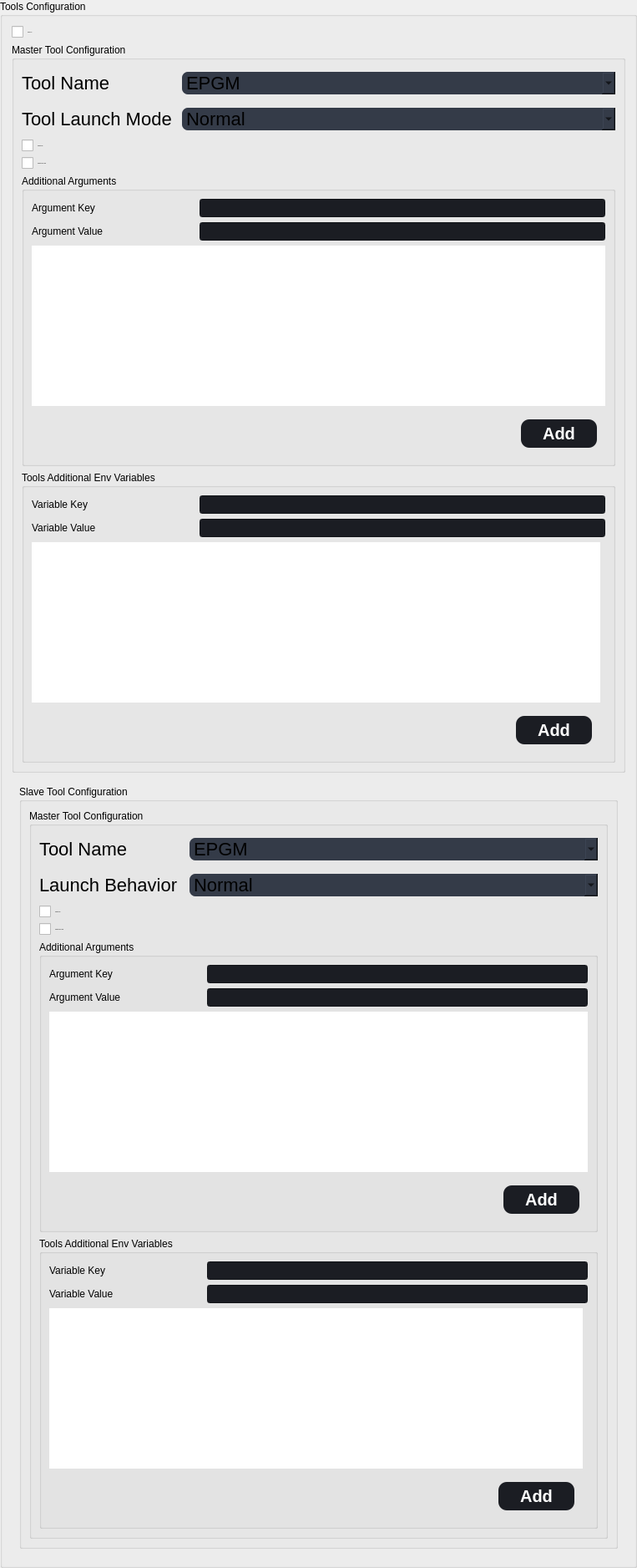
          <widget class="QGroupBox" name="ToolConfigGroupBox">
           <property name="styleSheet">
            <string notr="true">QPushButton {
	border: 0px solid rgb(52, 59, 72);
	color: rgb(255, 255, 255);
	border-radius: 10px;
    background-color:#1b1d23;
	color: rgb(255, 255, 255);
	margin:10px;
	padding:5px;
font:bold 20px;
}
QPushButton:hover {
	background-color: rgb(57, 65, 80);
	border: 5px solid transparent;
}
QPushButton:pressed {
	background-color: rgb(35, 40, 49);
	border: 7px solid transparent;
}
QPushButton:disabled {
	background-color: rgb(102, 109, 122);
	color: rgb(168, 168, 168);
}</string>
           </property>
           <property name="title">
            <string>Tools Configuration</string>
           </property>
           <layout class="QGridLayout" name="gridLayout_4">
            <item row="1" column="0">
             <widget class="QGroupBox" name="MasterToolGroupBox">
              <property name="styleSheet">
               <string notr="true"/>
              </property>
              <property name="title">
               <string>Master Tool Configuration</string>
              </property>
              <layout class="QGridLayout" name="gridLayout_2">
               <item row="2" column="0">
                <widget class="QCheckBox" name="TerminateOnErr_checkBox">
                 <property name="font">
                  <font>
                   <pointsize>-1</pointsize>
                   <italic>false</italic>
                   <bold>false</bold>
                  </font>
                 </property>
                 <property name="text">
                  <string>Terminate Tool</string>
                 </property>
                </widget>
               </item>
               <item row="5" column="0" rowspan="3" colspan="2">
                <widget class="QGroupBox" name="AdditionalArg_groupBox">
                 <property name="title">
                  <string>Tools Additional Env Variables</string>
                 </property>
                 <layout class="QGridLayout" name="gridLayout_5">
                  <item row="5" column="0">
                   <widget class="QTextBrowser" name="ToolAdditionalEnvValues">
                    <property name="styleSheet">
                     <string notr="true">border:none;
</string>
                    </property>
                   </widget>
                  </item>
                  <item row="1" column="0" colspan="2">
                   <layout class="QHBoxLayout" name="EnvVarName_Hlayout">
                    <item>
                     <widget class="QLabel" name="EnvVarName_label">
                      <property name="sizePolicy">
                       <sizepolicy hsizetype="Preferred" vsizetype="Preferred">
                        <horstretch>8</horstretch>
                        <verstretch>0</verstretch>
                       </sizepolicy>
                      </property>
                      <property name="text">
                       <string>Variable Key</string>
                      </property>
                     </widget>
                    </item>
                    <item>
                     <widget class="QLineEdit" name="EnvVarName_HSpacer_mid_lineEdit">
                      <property name="sizePolicy">
                       <sizepolicy hsizetype="Expanding" vsizetype="Fixed">
                        <horstretch>20</horstretch>
                        <verstretch>0</verstretch>
                       </sizepolicy>
                      </property>
                      <property name="styleSheet">
                       <string notr="true">background-color: #1b1d23;
</string>
                      </property>
                     </widget>
                    </item>
                   </layout>
                  </item>
                  <item row="3" column="0" colspan="2">
                   <layout class="QHBoxLayout" name="EnvVarValue_Hlayout">
                    <item>
                     <widget class="QLabel" name="EnvVarValue_label">
                      <property name="sizePolicy">
                       <sizepolicy hsizetype="Preferred" vsizetype="Preferred">
                        <horstretch>8</horstretch>
                        <verstretch>0</verstretch>
                       </sizepolicy>
                      </property>
                      <property name="text">
                       <string>Variable Value</string>
                      </property>
                     </widget>
                    </item>
                    <item>
                     <widget class="QLineEdit" name="EnvVarValue_lineEdit">
                      <property name="sizePolicy">
                       <sizepolicy hsizetype="Expanding" vsizetype="Fixed">
                        <horstretch>20</horstretch>
                        <verstretch>0</verstretch>
                       </sizepolicy>
                      </property>
                      <property name="styleSheet">
                       <string notr="true">background-color: #1b1d23;
</string>
                      </property>
                     </widget>
                    </item>
                   </layout>
                  </item>
                  <item row="6" column="0">
                   <layout class="QHBoxLayout" name="AddEnvLayout">
                    <item>
                     <spacer name="AddEnvSpacer">
                      <property name="orientation">
                       <enum>Qt::Horizontal</enum>
                      </property>
                      <property name="sizeHint" stdset="0">
                       <size>
                        <width>528</width>
                        <height>20</height>
                       </size>
                      </property>
                     </spacer>
                    </item>
                    <item>
                     <widget class="QPushButton" name="AddEnv">
                      <property name="minimumSize">
                       <size>
                        <width>111</width>
                        <height>54</height>
                       </size>
                      </property>
                      <property name="text">
                       <string>Add</string>
                      </property>
                     </widget>
                    </item>
                   </layout>
                  </item>
                 </layout>
                </widget>
               </item>
               <item row="1" column="0" colspan="2">
                <layout class="QHBoxLayout" name="ToolLaunch_Hlayout">
                 <property name="topMargin">
                  <number>5</number>
                 </property>
                 <property name="bottomMargin">
                  <number>5</number>
                 </property>
                 <item>
                  <widget class="QLabel" name="ToolLaunch_label">
                   <property name="sizePolicy">
                    <sizepolicy hsizetype="Preferred" vsizetype="Preferred">
                     <horstretch>20</horstretch>
                     <verstretch>0</verstretch>
                    </sizepolicy>
                   </property>
                   <property name="styleSheet">
                    <string notr="true">font-size:22px;
font:normal</string>
                   </property>
                   <property name="text">
                    <string>Tool Launch Mode</string>
                   </property>
                  </widget>
                 </item>
                 <item>
                  <widget class="QComboBox" name="ToolLaunch_comboBox">
                   <property name="sizePolicy">
                    <sizepolicy hsizetype="Preferred" vsizetype="Expanding">
                     <horstretch>56</horstretch>
                     <verstretch>15</verstretch>
                    </sizepolicy>
                   </property>
                   <property name="autoFillBackground">
                    <bool>false</bool>
                   </property>
                   <property name="styleSheet">
                    <string notr="true">background-color:#343b48;
font:normal;
font-size:22px;
border-radius:7px;</string>
                   </property>
                   <item>
                    <property name="text">
                     <string>Normal</string>
                    </property>
                   </item>
                   <item>
                    <property name="text">
                     <string>GDB_Catch</string>
                    </property>
                   </item>
                   <item>
                    <property name="text">
                     <string>GDB_Run</string>
                    </property>
                   </item>
                  </widget>
                 </item>
                </layout>
               </item>
               <item row="0" column="0" colspan="2">
                <layout class="QHBoxLayout" name="ToolName_Hlayout">
                 <property name="topMargin">
                  <number>5</number>
                 </property>
                 <property name="bottomMargin">
                  <number>5</number>
                 </property>
                 <item>
                  <widget class="QLabel" name="ToolName_label">
                   <property name="sizePolicy">
                    <sizepolicy hsizetype="Preferred" vsizetype="Preferred">
                     <horstretch>20</horstretch>
                     <verstretch>0</verstretch>
                    </sizepolicy>
                   </property>
                   <property name="styleSheet">
                    <string notr="true">font-size:22px;
font:normal</string>
                   </property>
                   <property name="text">
                    <string>Tool Name</string>
                   </property>
                  </widget>
                 </item>
                 <item>
                  <widget class="QComboBox" name="ToolName_comboBox">
                   <property name="sizePolicy">
                    <sizepolicy hsizetype="Preferred" vsizetype="Expanding">
                     <horstretch>56</horstretch>
                     <verstretch>15</verstretch>
                    </sizepolicy>
                   </property>
                   <property name="autoFillBackground">
                    <bool>false</bool>
                   </property>
                   <property name="styleSheet">
                    <string notr="true">background-color:#343b48;
font:normal;
font-size:22px;
border-radius:7px;</string>
                   </property>
                   <item>
                    <property name="text">
                     <string>EPGM</string>
                    </property>
                   </item>
                   <item>
                    <property name="text">
                     <string>Controller</string>
                    </property>
                   </item>
                  </widget>
                 </item>
                </layout>
               </item>
               <item row="4" column="0" colspan="2">
                <widget class="QGroupBox" name="AdditionalArgGroupBox">
                 <property name="title">
                  <string>Additional Arguments</string>
                 </property>
                 <layout class="QGridLayout" name="gridLayout_3">
                  <item row="1" column="0">
                   <layout class="QHBoxLayout" name="ArgName_Hlayout">
                    <item>
                     <widget class="QLabel" name="ArgName_label">
                      <property name="sizePolicy">
                       <sizepolicy hsizetype="Preferred" vsizetype="Preferred">
                        <horstretch>8</horstretch>
                        <verstretch>0</verstretch>
                       </sizepolicy>
                      </property>
                      <property name="text">
                       <string>Argument Key</string>
                      </property>
                     </widget>
                    </item>
                    <item>
                     <widget class="QLineEdit" name="ArgName_HSpacer_mid_lineEdit">
                      <property name="sizePolicy">
                       <sizepolicy hsizetype="Expanding" vsizetype="Fixed">
                        <horstretch>20</horstretch>
                        <verstretch>0</verstretch>
                       </sizepolicy>
                      </property>
                      <property name="styleSheet">
                       <string notr="true">background-color: #1b1d23;
</string>
                      </property>
                     </widget>
                    </item>
                   </layout>
                  </item>
                  <item row="4" column="0">
                   <layout class="QHBoxLayout" name="AddArgLayout">
                    <item>
                     <spacer name="AddArgSpacer">
                      <property name="orientation">
                       <enum>Qt::Horizontal</enum>
                      </property>
                      <property name="sizeHint" stdset="0">
                       <size>
                        <width>528</width>
                        <height>20</height>
                       </size>
                      </property>
                     </spacer>
                    </item>
                    <item>
                     <widget class="QPushButton" name="AddArgButton">
                      <property name="minimumSize">
                       <size>
                        <width>111</width>
                        <height>54</height>
                       </size>
                      </property>
                      <property name="text">
                       <string>Add</string>
                      </property>
                     </widget>
                    </item>
                   </layout>
                  </item>
                  <item row="3" column="0">
                   <widget class="QTextBrowser" name="AdditionalArg">
                    <property name="styleSheet">
                     <string notr="true">border:none;
</string>
                    </property>
                   </widget>
                  </item>
                  <item row="2" column="0">
                   <layout class="QHBoxLayout" name="ArgValue_Hlayout">
                    <item>
                     <widget class="QLabel" name="ArgValue_label">
                      <property name="sizePolicy">
                       <sizepolicy hsizetype="Preferred" vsizetype="Preferred">
                        <horstretch>8</horstretch>
                        <verstretch>0</verstretch>
                       </sizepolicy>
                      </property>
                      <property name="text">
                       <string>Argument Value</string>
                      </property>
                     </widget>
                    </item>
                    <item>
                     <widget class="QLineEdit" name="ArgValue_lineEdit">
                      <property name="sizePolicy">
                       <sizepolicy hsizetype="Expanding" vsizetype="Fixed">
                        <horstretch>20</horstretch>
                        <verstretch>0</verstretch>
                       </sizepolicy>
                      </property>
                      <property name="styleSheet">
                       <string notr="true">background-color: #1b1d23;
</string>
                      </property>
                     </widget>
                    </item>
                   </layout>
                  </item>
                 </layout>
                </widget>
               </item>
               <item row="3" column="0">
                <widget class="QCheckBox" name="TerminateTool_checkBox">
                 <property name="font">
                  <font>
                   <pointsize>-1</pointsize>
                   <italic>false</italic>
                   <bold>false</bold>
                  </font>
                 </property>
                 <property name="text">
                  <string>Terminate Tool on Error</string>
                 </property>
                </widget>
               </item>
              </layout>
             </widget>
            </item>
            <item row="0" column="0">
             <widget class="QCheckBox" name="LaunchToolCheckBox">
              <property name="font">
               <font>
                <pointsize>-1</pointsize>
                <italic>false</italic>
                <bold>false</bold>
               </font>
              </property>
              <property name="text">
               <string>Launch Tool</string>
              </property>
             </widget>
            </item>
            <item row="2" column="0">
             <widget class="QWidget" name="Slavewidget" native="true">
              <layout class="QVBoxLayout" name="verticalLayout_2">
               <item>
                <widget class="QGroupBox" name="ToolConfigGroupBox_2">
                 <property name="styleSheet">
                  <string notr="true">QPushButton {
	border: 0px solid rgb(52, 59, 72);
	color: rgb(255, 255, 255);
	border-radius: 10px;
    background-color:#1b1d23;
	color: rgb(255, 255, 255);
	margin:10px;
	padding:5px;
font:bold 20px;
}
QPushButton:hover {
	background-color: rgb(57, 65, 80);
	border: 5px solid transparent;
}
QPushButton:pressed {
	background-color: rgb(35, 40, 49);
	border: 7px solid transparent;
}
QPushButton:disabled {
	background-color: rgb(102, 109, 122);
	color: rgb(168, 168, 168);
}</string>
                 </property>
                 <property name="title">
                  <string>Slave Tool Configuration</string>
                 </property>
                 <layout class="QGridLayout" name="gridLayout_6">
                  <item row="0" column="0">
                   <widget class="QGroupBox" name="MasterToolGroupBox_2">
                    <property name="styleSheet">
                     <string notr="true"/>
                    </property>
                    <property name="title">
                     <string>Master Tool Configuration</string>
                    </property>
                    <layout class="QGridLayout" name="gridLayout_7">
                     <item row="2" column="0">
                      <widget class="QCheckBox" name="TerminateOnErr_checkBox_2">
                       <property name="font">
                        <font>
                         <pointsize>-1</pointsize>
                         <italic>false</italic>
                         <bold>false</bold>
                        </font>
                       </property>
                       <property name="text">
                        <string>Terminate Tool</string>
                       </property>
                      </widget>
                     </item>
                     <item row="5" column="0" rowspan="3" colspan="2">
                      <widget class="QGroupBox" name="AdditionalArg_groupBox_2">
                       <property name="title">
                        <string>Tools Additional Env Variables</string>
                       </property>
                       <layout class="QGridLayout" name="gridLayout_8">
                        <item row="5" column="0">
                         <widget class="QTextBrowser" name="ToolAdditionalEnvValues_2">
                          <property name="styleSheet">
                           <string notr="true">border:none;
</string>
                          </property>
                         </widget>
                        </item>
                        <item row="1" column="0" colspan="2">
                         <layout class="QHBoxLayout" name="EnvVarName_Hlayout_2">
                          <item>
                           <widget class="QLabel" name="EnvVarName_label_2">
                            <property name="sizePolicy">
                             <sizepolicy hsizetype="Preferred" vsizetype="Preferred">
                              <horstretch>8</horstretch>
                              <verstretch>0</verstretch>
                             </sizepolicy>
                            </property>
                            <property name="text">
                             <string>Variable Key</string>
                            </property>
                           </widget>
                          </item>
                          <item>
                           <widget class="QLineEdit" name="EnvVarName_HSpacer_mid_lineEdit_2">
                            <property name="sizePolicy">
                             <sizepolicy hsizetype="Expanding" vsizetype="Fixed">
                              <horstretch>20</horstretch>
                              <verstretch>0</verstretch>
                             </sizepolicy>
                            </property>
                            <property name="styleSheet">
                             <string notr="true">background-color: #1b1d23;
</string>
                            </property>
                           </widget>
                          </item>
                         </layout>
                        </item>
                        <item row="3" column="0" colspan="2">
                         <layout class="QHBoxLayout" name="EnvVarValue_Hlayout_2">
                          <item>
                           <widget class="QLabel" name="EnvVarValue_label_2">
                            <property name="sizePolicy">
                             <sizepolicy hsizetype="Preferred" vsizetype="Preferred">
                              <horstretch>8</horstretch>
                              <verstretch>0</verstretch>
                             </sizepolicy>
                            </property>
                            <property name="text">
                             <string>Variable Value</string>
                            </property>
                           </widget>
                          </item>
                          <item>
                           <widget class="QLineEdit" name="EnvVarValue_lineEdit_2">
                            <property name="sizePolicy">
                             <sizepolicy hsizetype="Expanding" vsizetype="Fixed">
                              <horstretch>20</horstretch>
                              <verstretch>0</verstretch>
                             </sizepolicy>
                            </property>
                            <property name="styleSheet">
                             <string notr="true">background-color: #1b1d23;
</string>
                            </property>
                           </widget>
                          </item>
                         </layout>
                        </item>
                        <item row="6" column="0">
                         <layout class="QHBoxLayout" name="AddEnvLayout_2">
                          <item>
                           <spacer name="AddEnvSpacer_2">
                            <property name="orientation">
                             <enum>Qt::Horizontal</enum>
                            </property>
                            <property name="sizeHint" stdset="0">
                             <size>
                              <width>528</width>
                              <height>20</height>
                             </size>
                            </property>
                           </spacer>
                          </item>
                          <item>
                           <widget class="QPushButton" name="AddEnv_2">
                            <property name="minimumSize">
                             <size>
                              <width>111</width>
                              <height>54</height>
                             </size>
                            </property>
                            <property name="text">
                             <string>Add</string>
                            </property>
                           </widget>
                          </item>
                         </layout>
                        </item>
                       </layout>
                      </widget>
                     </item>
                     <item row="1" column="0" colspan="2">
                      <layout class="QHBoxLayout" name="ToolLaunch_Hlayout_2">
                       <property name="topMargin">
                        <number>5</number>
                       </property>
                       <property name="bottomMargin">
                        <number>5</number>
                       </property>
                       <item>
                        <widget class="QLabel" name="ToolLaunch_label_2">
                         <property name="sizePolicy">
                          <sizepolicy hsizetype="Preferred" vsizetype="Preferred">
                           <horstretch>20</horstretch>
                           <verstretch>0</verstretch>
                          </sizepolicy>
                         </property>
                         <property name="styleSheet">
                          <string notr="true">font-size:22px;
font:normal</string>
                         </property>
                         <property name="text">
                          <string>Launch Behavior</string>
                         </property>
                        </widget>
                       </item>
                       <item>
                        <widget class="QComboBox" name="ToolLaunch_comboBox_2">
                         <property name="sizePolicy">
                          <sizepolicy hsizetype="Preferred" vsizetype="Expanding">
                           <horstretch>56</horstretch>
                           <verstretch>15</verstretch>
                          </sizepolicy>
                         </property>
                         <property name="autoFillBackground">
                          <bool>false</bool>
                         </property>
                         <property name="styleSheet">
                          <string notr="true">background-color:#343b48;
font:normal;
font-size:22px;
border-radius:7px;</string>
                         </property>
                         <item>
                          <property name="text">
                           <string>Normal</string>
                          </property>
                         </item>
                         <item>
                          <property name="text">
                           <string>GDB_Catch</string>
                          </property>
                         </item>
                         <item>
                          <property name="text">
                           <string>GDB_Run</string>
                          </property>
                         </item>
                        </widget>
                       </item>
                      </layout>
                     </item>
                     <item row="0" column="0" colspan="2">
                      <layout class="QHBoxLayout" name="ToolName_Hlayout_2">
                       <property name="topMargin">
                        <number>5</number>
                       </property>
                       <property name="bottomMargin">
                        <number>5</number>
                       </property>
                       <item>
                        <widget class="QLabel" name="ToolName_label_2">
                         <property name="sizePolicy">
                          <sizepolicy hsizetype="Preferred" vsizetype="Preferred">
                           <horstretch>20</horstretch>
                           <verstretch>0</verstretch>
                          </sizepolicy>
                         </property>
                         <property name="styleSheet">
                          <string notr="true">font-size:22px;
font:normal</string>
                         </property>
                         <property name="text">
                          <string>Tool Name</string>
                         </property>
                        </widget>
                       </item>
                       <item>
                        <widget class="QComboBox" name="ToolName_comboBox_2">
                         <property name="sizePolicy">
                          <sizepolicy hsizetype="Preferred" vsizetype="Expanding">
                           <horstretch>56</horstretch>
                           <verstretch>15</verstretch>
                          </sizepolicy>
                         </property>
                         <property name="autoFillBackground">
                          <bool>false</bool>
                         </property>
                         <property name="styleSheet">
                          <string notr="true">background-color:#343b48;
font:normal;
font-size:22px;
border-radius:7px;</string>
                         </property>
                         <item>
                          <property name="text">
                           <string>EPGM</string>
                          </property>
                         </item>
                         <item>
                          <property name="text">
                           <string>Controller</string>
                          </property>
                         </item>
                        </widget>
                       </item>
                      </layout>
                     </item>
                     <item row="4" column="0" colspan="2">
                      <widget class="QGroupBox" name="AdditionalArgGroupBox_2">
                       <property name="title">
                        <string>Additional Arguments</string>
                       </property>
                       <layout class="QGridLayout" name="gridLayout_9">
                        <item row="1" column="0">
                         <layout class="QHBoxLayout" name="ArgName_Hlayout_2">
                          <item>
                           <widget class="QLabel" name="ArgName_label_2">
                            <property name="sizePolicy">
                             <sizepolicy hsizetype="Preferred" vsizetype="Preferred">
                              <horstretch>8</horstretch>
                              <verstretch>0</verstretch>
                             </sizepolicy>
                            </property>
                            <property name="text">
                             <string>Argument Key</string>
                            </property>
                           </widget>
                          </item>
                          <item>
                           <widget class="QLineEdit" name="ArgName_HSpacer_mid_lineEdit_2">
                            <property name="sizePolicy">
                             <sizepolicy hsizetype="Expanding" vsizetype="Fixed">
                              <horstretch>20</horstretch>
                              <verstretch>0</verstretch>
                             </sizepolicy>
                            </property>
                            <property name="styleSheet">
                             <string notr="true">background-color: #1b1d23;
</string>
                            </property>
                           </widget>
                          </item>
                         </layout>
                        </item>
                        <item row="4" column="0">
                         <layout class="QHBoxLayout" name="AddArgLayout_2">
                          <item>
                           <spacer name="AddArgSpacer_2">
                            <property name="orientation">
                             <enum>Qt::Horizontal</enum>
                            </property>
                            <property name="sizeHint" stdset="0">
                             <size>
                              <width>528</width>
                              <height>20</height>
                             </size>
                            </property>
                           </spacer>
                          </item>
                          <item>
                           <widget class="QPushButton" name="AddArgButton_2">
                            <property name="minimumSize">
                             <size>
                              <width>111</width>
                              <height>54</height>
                             </size>
                            </property>
                            <property name="text">
                             <string>Add</string>
                            </property>
                           </widget>
                          </item>
                         </layout>
                        </item>
                        <item row="3" column="0">
                         <widget class="QTextBrowser" name="AdditionalArg_2">
                          <property name="styleSheet">
                           <string notr="true">border:none;
</string>
                          </property>
                         </widget>
                        </item>
                        <item row="2" column="0">
                         <layout class="QHBoxLayout" name="ArgValue_Hlayout_2">
                          <item>
                           <widget class="QLabel" name="ArgValue_label_2">
                            <property name="sizePolicy">
                             <sizepolicy hsizetype="Preferred" vsizetype="Preferred">
                              <horstretch>8</horstretch>
                              <verstretch>0</verstretch>
                             </sizepolicy>
                            </property>
                            <property name="text">
                             <string>Argument Value</string>
                            </property>
                           </widget>
                          </item>
                          <item>
                           <widget class="QLineEdit" name="ArgValue_lineEdit_2">
                            <property name="sizePolicy">
                             <sizepolicy hsizetype="Expanding" vsizetype="Fixed">
                              <horstretch>20</horstretch>
                              <verstretch>0</verstretch>
                             </sizepolicy>
                            </property>
                            <property name="styleSheet">
                             <string notr="true">background-color: #1b1d23;
</string>
                            </property>
                           </widget>
                          </item>
                         </layout>
                        </item>
                       </layout>
                      </widget>
                     </item>
                     <item row="3" column="0">
                      <widget class="QCheckBox" name="TerminateTool_checkBox_2">
                       <property name="font">
                        <font>
                         <pointsize>-1</pointsize>
                         <italic>false</italic>
                         <bold>false</bold>
                        </font>
                       </property>
                       <property name="text">
                        <string>Terminate Tool on Error</string>
                       </property>
                      </widget>
                     </item>
                    </layout>
                   </widget>
                  </item>
                 </layout>
                </widget>
               </item>
              </layout>
             </widget>
            </item>
           </layout>
          </widget>
